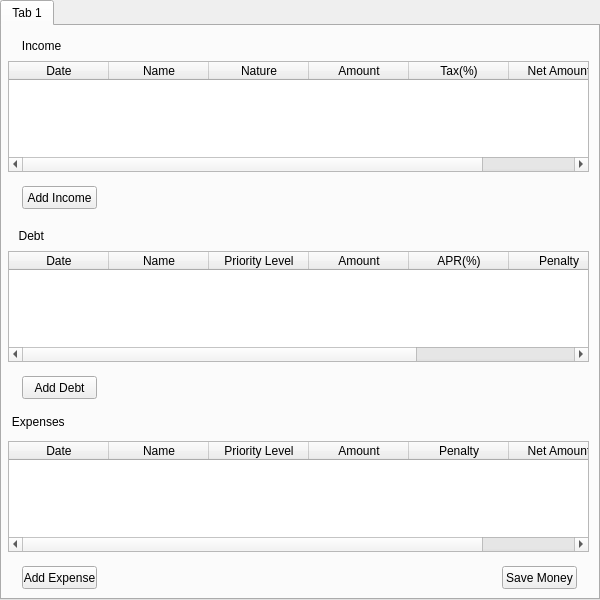
<?xml version="1.0" encoding="UTF-8"?>
<ui version="4.0">
 <class>BudgetTab</class>
 <widget class="QTabWidget" name="BudgetTab">
  <property name="geometry">
   <rect>
    <x>0</x>
    <y>0</y>
    <width>600</width>
    <height>600</height>
   </rect>
  </property>
  <property name="windowTitle">
   <string>TabWidget</string>
  </property>
  <property name="currentIndex">
   <number>0</number>
  </property>
  <widget class="QWidget" name="tab">
   <attribute name="title">
    <string>Tab 1</string>
   </attribute>
   <widget class="QPushButton" name="saveMoneyButton">
    <property name="geometry">
     <rect>
      <x>500</x>
      <y>540</y>
      <width>75</width>
      <height>23</height>
     </rect>
    </property>
    <property name="text">
     <string>Save Money</string>
    </property>
   </widget>
   <widget class="QPushButton" name="addIcomeButtom_2">
    <property name="geometry">
     <rect>
      <x>20</x>
      <y>160</y>
      <width>75</width>
      <height>23</height>
     </rect>
    </property>
    <property name="text">
     <string>Add Income</string>
    </property>
   </widget>
   <widget class="QPushButton" name="addDebtButton_2">
    <property name="geometry">
     <rect>
      <x>20</x>
      <y>350</y>
      <width>75</width>
      <height>23</height>
     </rect>
    </property>
    <property name="text">
     <string>Add Debt</string>
    </property>
   </widget>
   <widget class="QTableWidget" name="debtTable_2">
    <property name="geometry">
     <rect>
      <x>6</x>
      <y>225</y>
      <width>581</width>
      <height>111</height>
     </rect>
    </property>
    <property name="maximumSize">
     <size>
      <width>581</width>
      <height>16777215</height>
     </size>
    </property>
    <property name="showDropIndicator" stdset="0">
     <bool>false</bool>
    </property>
    <property name="alternatingRowColors">
     <bool>true</bool>
    </property>
    <column>
     <property name="text">
      <string>Date</string>
     </property>
    </column>
    <column>
     <property name="text">
      <string>Name</string>
     </property>
    </column>
    <column>
     <property name="text">
      <string>Priority Level</string>
     </property>
    </column>
    <column>
     <property name="text">
      <string>Amount</string>
     </property>
    </column>
    <column>
     <property name="text">
      <string>APR(%)</string>
     </property>
    </column>
    <column>
     <property name="text">
      <string>Penalty</string>
     </property>
    </column>
    <column>
     <property name="text">
      <string>Net Amount</string>
     </property>
    </column>
   </widget>
   <widget class="QLabel" name="expensesLabel_2">
    <property name="geometry">
     <rect>
      <x>0</x>
      <y>380</y>
      <width>571</width>
      <height>31</height>
     </rect>
    </property>
    <property name="styleSheet">
     <string notr="true">font: 18pt &quot;MS Shell Dlg 2&quot;;</string>
    </property>
    <property name="text">
     <string>   Expenses</string>
    </property>
   </widget>
   <widget class="QTableWidget" name="incomeTable_2">
    <property name="geometry">
     <rect>
      <x>6</x>
      <y>35</y>
      <width>581</width>
      <height>111</height>
     </rect>
    </property>
    <column>
     <property name="text">
      <string>Date</string>
     </property>
    </column>
    <column>
     <property name="text">
      <string>Name</string>
     </property>
    </column>
    <column>
     <property name="text">
      <string>Nature</string>
     </property>
    </column>
    <column>
     <property name="text">
      <string>Amount</string>
     </property>
    </column>
    <column>
     <property name="text">
      <string>Tax(%)</string>
     </property>
    </column>
    <column>
     <property name="text">
      <string>Net Amount</string>
     </property>
    </column>
   </widget>
   <widget class="QLabel" name="incomeLabel_2">
    <property name="geometry">
     <rect>
      <x>10</x>
      <y>10</y>
      <width>571</width>
      <height>20</height>
     </rect>
    </property>
    <property name="styleSheet">
     <string notr="true">font: 18pt &quot;MS Shell Dlg 2&quot;;</string>
    </property>
    <property name="text">
     <string>   Income</string>
    </property>
   </widget>
   <widget class="QTableWidget" name="expensesTable_2">
    <property name="geometry">
     <rect>
      <x>6</x>
      <y>415</y>
      <width>581</width>
      <height>111</height>
     </rect>
    </property>
    <column>
     <property name="text">
      <string>Date</string>
     </property>
    </column>
    <column>
     <property name="text">
      <string>Name</string>
     </property>
    </column>
    <column>
     <property name="text">
      <string>Priority Level</string>
     </property>
    </column>
    <column>
     <property name="text">
      <string>Amount</string>
     </property>
    </column>
    <column>
     <property name="text">
      <string>Penalty</string>
     </property>
    </column>
    <column>
     <property name="text">
      <string>Net Amount</string>
     </property>
    </column>
   </widget>
   <widget class="QPushButton" name="addExpenseButtom_2">
    <property name="geometry">
     <rect>
      <x>20</x>
      <y>540</y>
      <width>75</width>
      <height>23</height>
     </rect>
    </property>
    <property name="text">
     <string>Add Expense</string>
    </property>
   </widget>
   <widget class="QLabel" name="debtLabel_2">
    <property name="geometry">
     <rect>
      <x>10</x>
      <y>200</y>
      <width>571</width>
      <height>20</height>
     </rect>
    </property>
    <property name="styleSheet">
     <string notr="true">font: 18pt &quot;MS Shell Dlg 2&quot;;</string>
    </property>
    <property name="text">
     <string>  Debt</string>
    </property>
   </widget>
  </widget>
 </widget>
 <resources/>
 <connections/>
</ui>
